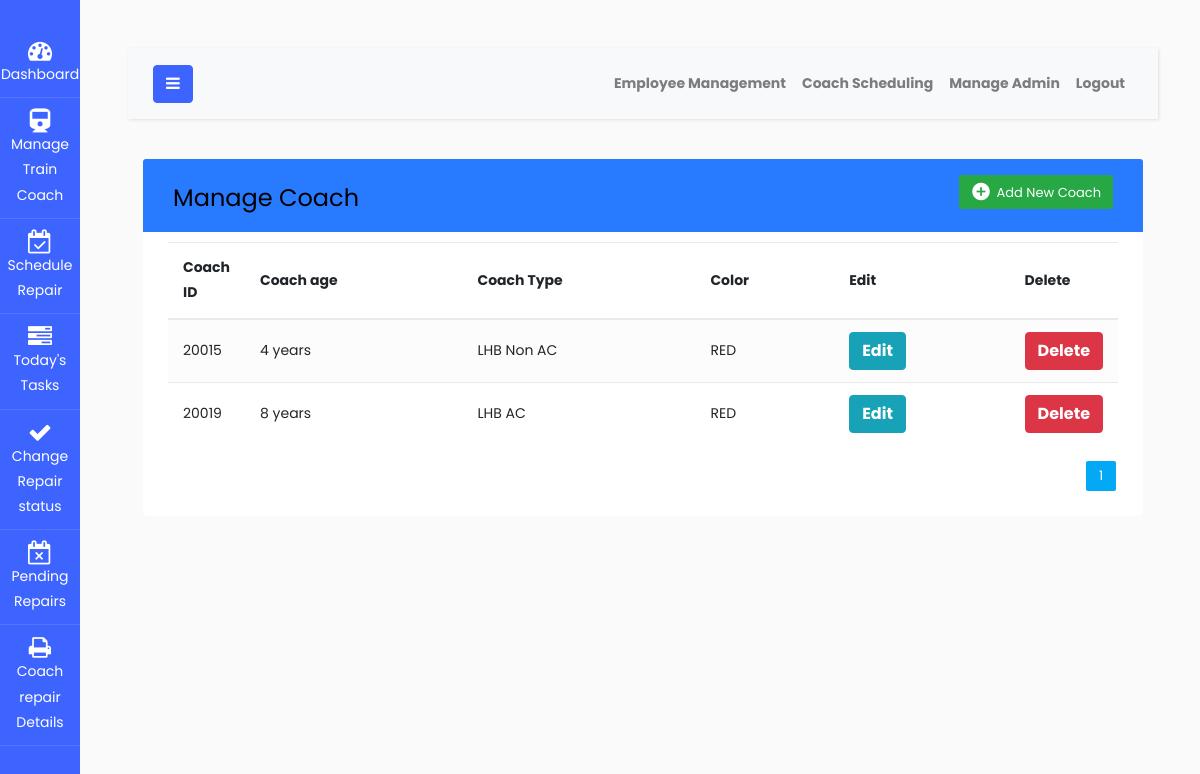
Screenshot of /manage_coach.php (signed in) with the database file from the repository.
### tables this page shows
CREATE TABLE IF NOT EXISTS `coach` (
  `coachid` varchar(100) NOT NULL,
  `age` varchar(100) NOT NULL,
  `color` varchar(100) NOT NULL,
  `coachtype` varchar(100) NOT NULL,
  PRIMARY KEY (`coachid`)
);

### manage_coach.php (the view, shortened to what this page needs)
<!DOCTYPE html>
<html lang="en">
<head>
<link rel="stylesheet" href="https://stackpath.bootstrapcdn.com/bootstrap/4.5.0/css/bootstrap.min.css">
<link rel="stylesheet" href="https://maxcdn.bootstrapcdn.com/font-awesome/4.7.0/css/font-awesome.min.css">
<link rel="stylesheet" href="css/dash_style.css">
</head>
<body>
<?php include 'coach_admin_dash.php' ?>
<div class="container-xl">
	<div class="table-responsive">
		<div class="table-wrapper">
			<div class="table-title">
				<div class="row">
					<div class="col-sm-6">
						<h2>Manage Coach</h2>
					</div>
					<div class="col-sm-6">
						<a href="#addModal" class="btn btn-success" data-toggle="modal"><i class="material-icons">&#xE147;</i> <span>Add New Coach</span></a>
					</div>
				</div>
			</div>
			<table class="table table-striped table-hover">
				<thead>
					<tr>
						<th>Coach ID</th>
						<th>Coach age</th>
						<th>Coach Type</th>
						<th>Color</th>
						<th>Edit</th>
						<th>Delete</th>
					</tr>
				</thead>
				<tbody>
				<?php
					include "dbconfig.php";
					$limit=10;
					if(isset($_GET['page'])){
						$page= $_GET['page'];
					}else{
						$page= 1;
					}
					$offset = ($page - 1) * $limit;
					$sql="SELECT * FROM coach LIMIT {$offset},{$limit}";
					$result=$conn->query($sql);
					if($result->num_rows > 0){
					while($row=$result->fetch_assoc()){
						?>
						<tr>
						<td><?php echo $row['coachid']; ?></td>
						<td><?php echo $row['age']; ?></td>
						<td><?php echo $row['coachtype']; ?></td>
						<td><?php echo $row['color']; ?></td>
						<td>
							<a href='edit_coach_form.php?id=<?php echo $row['coachid']; ?>' class='btn btn-info text-white'>Edit</a>
						</td>
						<td>
							<a href="javascript:void(0)" class="delete_btn_ajax btn btn-danger text-white">Delete</a>
						</td>
					</tr>
					<?php
					}
					}else{
						echo "0 results";
					}
					?>
				</tbody>
			</table>
			<?php
			$sql1="SELECT * FROM coach";
			$result1=mysqli_query($conn, $sql1) or die("Query Failed.");
			if(mysqli_num_rows($result1) > 0){
				$total_records = mysqli_num_rows($result1);
				$total_page = ceil($total_records / $limit);
				echo'<div class="clearfix">
				<ul class="pagination">';
				for($i=1; $i<= $total_page; $i++){
					if($i == $page){
						$active = "active";
					}else{
						$active = "";
					}
					echo'<li class="page-item '.$active.'"><a href="manage_coach.php?page='.$i.'" class="page-link">'.$i.'</a></li>';
				}
				echo'</ul>
				</div>';
			}
			?>
		</div>
	</div>
</div>
</body>
</html>

### css/dash_style.css (style rules this page uses)
body { color: #566787; background: #f5f5f5; font-family: 'Varela Round', sans-serif; font-size: 13px; }
.table-responsive { margin: 20px 0; }
.table-wrapper { background: #fff; padding: 20px 25px; border-radius: 3px; min-width: 1000px; box-shadow: 0 1px 1px rgba(0,0,0,.05); }
.table-title { padding-bottom: 15px; background: #287bff; color: #fff; padding: 16px 30px; min-width: 100%; margin: -20px -25px 10px; border-radius: 3px 3px 0 0; }
.table-title h2 { margin: 5px 0 0; font-size: 24px; }
.table-title .btn { color: #fff; float: right; font-size: 13px; border: none; min-width: 50px; border-radius: 2px; border: none; outline: none !important; margin-left: 10px; }
.table-title .btn i { float: left; font-size: 21px; margin-right: 5px; }
.table-title .btn span { float: left; margin-top: 2px; }
table.table tr th, table.table tr td { border-color: #e9e9e9; padding: 12px 15px; vertical-align: middle; }
table.table tr th:first-child { width: 60px; }
table.table tr th:last-child { width: 100px; }
table.table-striped tbody tr:nth-of-type(odd) { background-color: #fcfcfc; }
table.table td a { font-weight: bold; color: #566787; display: inline-block; text-decoration: none; outline: none !important; }
.pagination { float: right; margin: 0 0 5px; }
.pagination li a { border: none; font-size: 13px; min-width: 30px; min-height: 30px; color: #999; margin: 0 2px; line-height: 30px; border-radius: 2px !important; text-align: center; padding: 0 6px; }
.pagination li.active a, .pagination li.active a.page-link { background: #03A9F4; }

### rows the page displays
coach: coachid "20015", age "4 years", coachtype "LHB Non AC", color "RED"
coach: coachid "20019", age "8 years", coachtype "LHB AC", color "RED"
